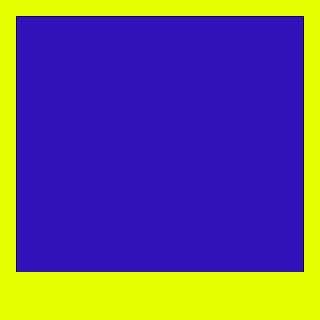

Below is a game level as drawn by its tile map, then a one-line description and the .tmx file that defines it, in full:
An orthogonal 20x20 tile map with 16x16 px tiles, 2 tile layers (Tile Layer 1, collisions), 2 tilesets.

<map version="1.10" tiledversion="1.11.2" orientation="orthogonal" renderorder="right-up" width="20" height="20" tilewidth="16" tileheight="16" infinite="0" nextlayerid="3" nextobjectid="1">
 <tileset firstgid="1" source="background.tsx" />
 <tileset firstgid="10" source="collision.tsx" />
 <layer id="1" name="Tile Layer 1" width="20" height="20">
  <data encoding="csv">
0,0,0,0,0,0,0,0,0,0,0,0,0,0,0,0,0,0,0,0,
0,1,8,8,8,8,8,8,8,8,8,8,8,8,8,8,8,8,7,0,
0,2,9,9,9,9,9,9,9,9,9,9,9,9,9,9,9,9,6,0,
0,2,9,9,9,9,9,9,9,9,9,9,9,9,9,9,9,9,6,0,
0,2,9,9,9,9,9,9,9,9,9,9,9,9,9,9,9,9,6,0,
0,2,9,9,9,9,9,9,9,9,9,9,9,9,9,9,9,9,6,0,
0,2,9,9,9,9,9,9,9,9,9,9,9,9,9,9,9,9,6,0,
0,2,9,9,9,9,9,9,9,9,9,9,9,9,9,9,9,9,6,0,
0,2,9,9,9,9,9,9,9,9,9,9,9,9,9,9,9,9,6,0,
0,2,9,9,9,9,9,9,9,9,9,9,9,9,9,9,9,9,6,0,
0,2,9,9,9,9,9,9,9,9,9,9,9,9,9,9,9,9,6,0,
0,2,9,9,9,9,9,9,9,9,9,9,9,9,9,9,9,9,6,0,
0,2,9,9,9,9,9,9,9,9,9,9,9,9,9,9,9,9,6,0,
0,2,9,9,9,9,9,9,9,9,9,9,9,9,9,9,9,9,6,0,
0,2,9,9,9,9,9,9,9,9,9,9,9,9,9,9,9,9,6,0,
0,2,9,9,9,9,9,9,9,9,9,9,9,9,9,9,9,9,6,0,
0,2,9,9,9,9,9,9,9,9,9,9,9,9,9,9,9,9,6,0,
0,2,9,9,9,9,9,9,9,9,9,9,9,9,9,9,9,9,6,0,
0,3,4,4,4,4,4,4,4,4,4,4,4,4,4,4,4,4,5,0,
0,0,0,0,0,0,0,0,0,0,0,0,0,0,0,0,0,0,0,0
</data>
 </layer>
 <layer id="2" name="collisions" width="20" height="20">
  <data encoding="csv">
10,10,10,10,10,10,10,10,10,10,10,10,10,10,10,10,10,10,10,10,
10,0,0,0,0,0,0,0,0,0,0,0,0,0,0,0,0,0,0,10,
10,0,0,0,0,0,0,0,0,0,0,0,0,0,0,0,0,0,0,10,
10,0,0,0,0,0,0,0,0,0,0,0,0,0,0,0,0,0,0,10,
10,0,0,0,0,0,0,0,0,0,0,0,0,0,0,0,0,0,0,10,
10,0,0,0,0,0,0,0,0,0,0,0,0,0,0,0,0,0,0,10,
10,0,0,0,0,0,0,0,0,0,0,0,0,0,0,0,0,0,0,10,
10,0,0,0,0,0,0,0,0,0,0,0,0,0,0,0,0,0,0,10,
10,0,0,0,0,0,0,0,0,0,0,0,0,0,0,0,0,0,0,10,
10,0,0,0,0,0,0,0,0,0,0,0,0,0,0,0,0,0,0,10,
10,0,0,0,0,0,0,0,0,0,0,0,0,0,0,0,0,0,0,10,
10,0,0,0,0,0,0,0,0,0,0,0,0,0,0,0,0,0,0,10,
10,0,0,0,0,0,0,0,0,0,0,0,0,0,0,0,0,0,0,10,
10,0,0,0,0,0,0,0,0,0,0,0,0,0,0,0,0,0,0,10,
10,0,0,0,0,0,0,0,0,0,0,0,0,0,0,0,0,0,0,10,
10,0,0,0,0,0,0,0,0,0,0,0,0,0,0,0,0,0,0,10,
10,0,0,0,0,0,0,0,0,0,0,0,0,0,0,0,0,0,0,10,
10,10,10,10,10,10,10,10,10,10,10,10,10,10,10,10,10,10,10,10,
10,10,10,10,10,10,10,10,10,10,10,10,10,10,10,10,10,10,10,10,
10,10,10,10,10,10,10,10,10,10,10,10,10,10,10,10,10,10,10,10
</data>
 </layer>
</map>
